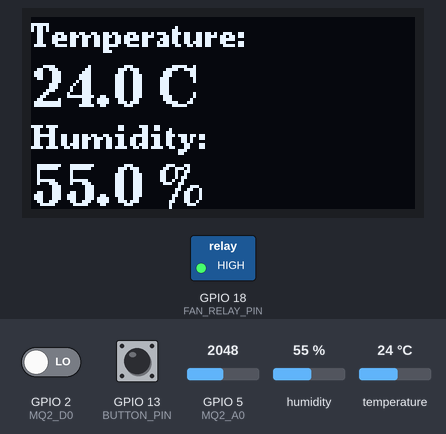
Bench run of a sketch on a simulated ESP32. On the bench: 128×64 one-colour display, switched loads named in the sketch (green lamp = pin HIGH). Inputs (shaded band) come from the test bench; at power-on: GPIO 5 (MQ2_A0) = 2048, humidity 55 %, temperature 24 °C, GPIO 2 (MQ2_D0) LOW, GPIO 13 (BUTTON_PIN) HIGH. WiFi joins after 1.5 s; servers stay silent unless stated; the local clock reads 2024-03-15 10:24:30 at power-on unless the sketch sets it; what the sketch prints to the serial monitor is not drawn.

Above: at 4.0 s.
4.1 s: GPIO 5 (MQ2_A0) set to 657
At 5.0 s:
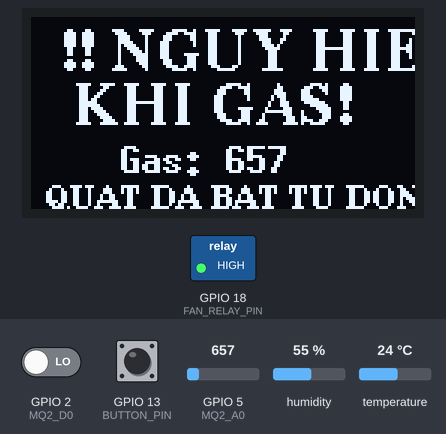
6.0 s: GPIO 5 (MQ2_A0) set to 551
At 7.9 s:
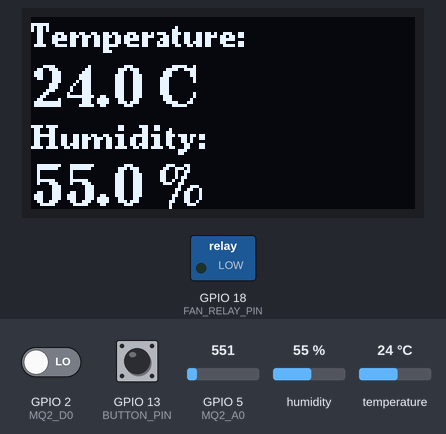
8.2 s: humidity set to 22 %
At 10.5 s:
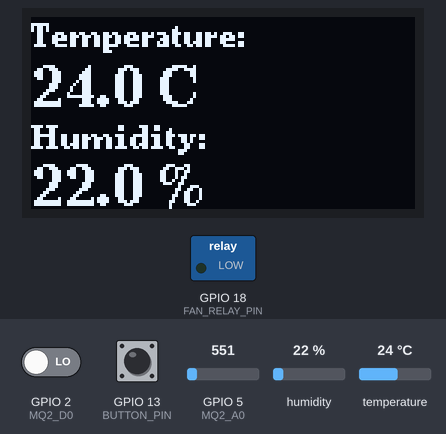
10.9 s: temperature set to 12 °C
At 12.7 s:
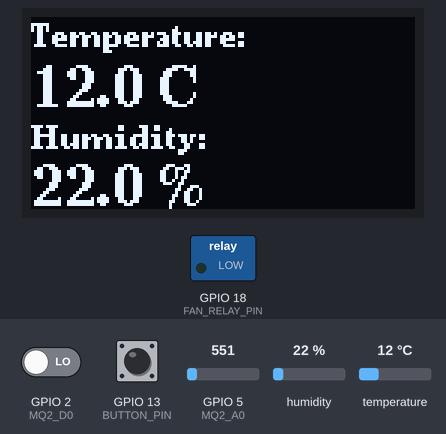
13.0 s: GPIO 5 (MQ2_A0) set to 640
At 14.0 s:
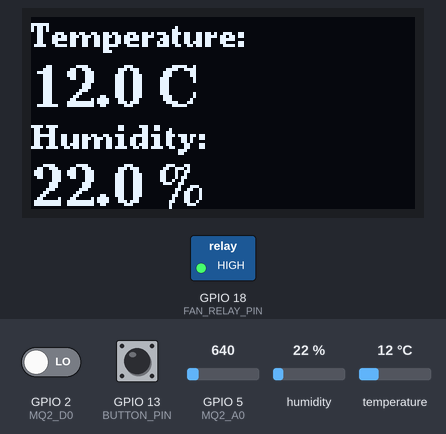
16.0 s: humidity set to 40 %
At 18.3 s:
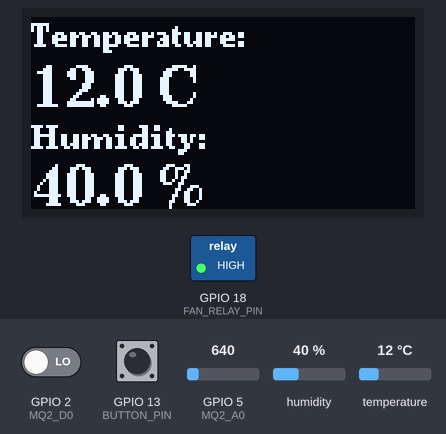
Timing chart, 0 to 19.8 s (numbered marks = the images above; inputs shaded):
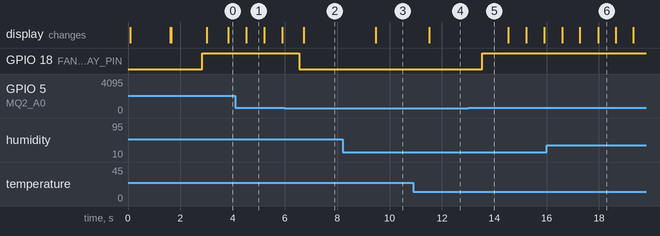

The sketch:

DHT11.ino
```cpp
#include <Wire.h>
#include <U8g2lib.h>
#include <WiFi.h>
#include <Firebase_ESP_Client.h>
#include "addons/TokenHelper.h"
#include "addons/RTDBHelper.h"
#include <DHT.h>
#include <time.h>

// ===== OLED =====
U8G2_SH1106_128X64_NONAME_F_HW_I2C u8g2(U8G2_R0, U8X8_PIN_NONE);

// ===== WIFI =====
#define WIFI_SSID     "Tầng 3"
#define WIFI_PASSWORD "88888888"

// ===== FIREBASE =====
#define API_KEY      "AIzaSyBGLN7JVyZU8T_DRnqIP1BUE4b1p3-dv3M"
#define DATABASE_URL "https://esp32-c9b75-default-rtdb.asia-southeast1.firebasedatabase.app/"
#define USER_EMAIL    "Hungnguyen221104@gmail.com"
#define USER_PASSWORD "123456"

// ===== DHT =====
#define DHTPIN  4
#define DHTTYPE DHT11
DHT dht(DHTPIN, DHTTYPE);

// ===== MQ2 =====
#define MQ2_A0 5
#define MQ2_D0 2

// ===== RELAY & NUT NHAN =====
#define FAN_RELAY_PIN  18
#define BUTTON_PIN     13

// ===== NGUONG GAS =====
#define GAS_DANGER_THRESHOLD  600
#define GAS_SAFE_THRESHOLD    600
#define GAS_WARNING_THRESHOLD 300

// ===== FIREBASE OBJECTS =====
FirebaseData fbdo;    // doc/ghi cam bien
FirebaseData fbdo2;   // notification gas
FirebaseData fbdo3;   // cap nhat trang thai quat
FirebaseData fbdo4;   // notification nut nhan thu cong
FirebaseAuth auth;
FirebaseConfig config;

String userUID       = "";
String lastGasStatus = "";
bool   firebaseReady = false;

const String fanDeviceId = "-OvLD7bW7bkRn_5Sr5uG";

// ===== TRANG THAI =====
bool fanIsOn = false;

// ===== CHONG DOI NUT =====
bool          lastBtnState  = HIGH;
bool          stableBtnState = HIGH;
unsigned long lastDebounce  = 0;
#define DEBOUNCE_MS 50

// ===== NHAP NHAY OLED =====
bool          blinkState = false;
unsigned long lastBlink  = 0;
#define BLINK_MS 500

// ===== KHAI BAO HAM =====
void showScreenNormal(float t, float h, int gas, String gasStatus);
void showScreenDanger(int gas);
void showOLED(const char* l1, const char* l2, const char* l3, const char* l4);
void setFan(bool on, bool sendNotif);
void updateFanFirebase(bool on);
void pushNotification(FirebaseData &fd, String title, String message, int gasVal = -1);

// =====================================================
void setup() {
  Serial.begin(115200);

  Wire.begin(41, 42);
  u8g2.begin();
  showOLED("Booting...", "", "", "");

  dht.begin();
  pinMode(MQ2_D0, INPUT);

  pinMode(FAN_RELAY_PIN, OUTPUT);
  digitalWrite(FAN_RELAY_PIN, LOW);
  fanIsOn = false;

  pinMode(BUTTON_PIN, INPUT_PULLUP);

  WiFi.begin(WIFI_SSID, WIFI_PASSWORD);
  showOLED("Connecting", "WiFi...", "", "");
  while (WiFi.status() != WL_CONNECTED) { delay(500); }
  showOLED("WiFi OK", WiFi.localIP().toString().c_str(), "", "");

  configTime(7 * 3600, 0, "pool.ntp.org", "time.nist.gov");

  config.api_key      = API_KEY;
  config.database_url = DATABASE_URL;
  auth.user.email     = USER_EMAIL;
  auth.user.password  = USER_PASSWORD;
  config.token_status_callback = tokenStatusCallback;
  config.timeout.serverResponse = 10 * 1000;
  Firebase.begin(&config, &auth);
  Firebase.reconnectWiFi(true);

  showOLED("Firebase", "Logging in...", "", "");
  while (auth.token.uid == "") { delay(500); }

  userUID       = auth.token.uid.c_str();
  firebaseReady = true;
  showOLED("Firebase OK", userUID.substring(0, 16).c_str(), "", "");
  delay(1000);

  updateFanFirebase(false);
}

// =====================================================
void loop() {
  unsigned long now = millis();

  // ===== XU LY NUT NHAN - Toggle ON/OFF don gian =====
  bool btnReading = digitalRead(BUTTON_PIN);
  if (btnReading != lastBtnState) lastDebounce = now;

  if ((now - lastDebounce) > DEBOUNCE_MS) {
    if (btnReading == LOW && stableBtnState == HIGH) {
      // Nhan nut -> dao trang thai quat
      bool newState = !fanIsOn;
      setFan(newState, true); // true = gui notification
      Serial.println(newState ? ">> NUT: Bat quat" : ">> NUT: Tat quat");
    }
    stableBtnState = btnReading;
  }
  lastBtnState = btnReading;

  // ===== DOC CAM BIEN =====
  float t      = dht.readTemperature();
  float h      = dht.readHumidity();
  int   gas    = analogRead(MQ2_A0);
  int   gasAlert = digitalRead(MQ2_D0);

  String gasStatus;
  if      (gas < GAS_WARNING_THRESHOLD) gasStatus = "SAFE";
  else if (gas < GAS_DANGER_THRESHOLD)  gasStatus = "WARNING";
  else                                  gasStatus = "DANGER";

  // ===== LOGIC TU DONG QUAT (theo gas) =====
  if (gas >= GAS_DANGER_THRESHOLD && !fanIsOn) {
    setFan(true, false); // false = khong gui notification nut nhan
    Serial.println(">> AUTO: Gas nguy hiem -> BAT QUAT");
  } else if (gas < GAS_SAFE_THRESHOLD && fanIsOn) {
    setFan(false, false);
    Serial.println(">> AUTO: Gas an toan -> TAT QUAT");
  }

  // ===== OLED =====
  if (gasStatus == "DANGER") {
    if (now - lastBlink >= BLINK_MS) { blinkState = !blinkState; lastBlink = now; }
    if (blinkState) showScreenDanger(gas);
    else            showScreenNormal(t, h, gas, gasStatus);
  } else {
    showScreenNormal(t, h, gas, gasStatus);
  }

  // ===== FIREBASE =====
  if (firebaseReady && Firebase.ready()) {

    String sensorPath = "/users/" + userUID + "/sensors/device1";
    FirebaseJson sensorJson;
    sensorJson.set("temperature",  t);
    sensorJson.set("humidity",     h);
    sensorJson.set("gas_value",    gas);
    sensorJson.set("gas_detected", gasAlert);
    sensorJson.set("gas_status",   gasStatus);
    sensorJson.set("userId",       userUID);

    if (!Firebase.RTDB.setJSON(&fbdo, sensorPath, &sensorJson))
      Serial.println("!! Cam bien ERR: " + fbdo.errorReason());

    // Notification khi gas chuyen sang DANGER
    if (gasStatus == "DANGER" && lastGasStatus != "DANGER") {
      pushNotification(fbdo2, "CẢNH BÁO GAS",
                       "Phát hiện khí gas nguy hiểm!", gas);
      Serial.println(">> Gas DANGER -> Notification");
    }
  }

  lastGasStatus = gasStatus;
  delay(500);
}

// =====================================================
// Bat/Tat relay + cap nhat Firebase + (tuy chon) notification
// =====================================================
void setFan(bool on, bool sendNotif) {
  if (fanIsOn == on) return;
  fanIsOn = on;
  digitalWrite(FAN_RELAY_PIN, on ? HIGH : LOW);
  updateFanFirebase(on);

  if (sendNotif) {
    if (on) pushNotification(fbdo4, "THIẾT BỊ BẬT", "Quạt đã được bật thủ công.");
    else    pushNotification(fbdo4, "THIẾT BỊ TẮT", "Quạt đã được tắt thủ công.");
  }
}

void updateFanFirebase(bool on) {
  if (!(firebaseReady && Firebase.ready())) return;
  String path = "/users/" + userUID + "/devices/" + fanDeviceId + "/status";
  if (!Firebase.RTDB.setString(&fbdo3, path, on ? "ON" : "OFF"))
    Serial.println("!! Fan status ERR: " + fbdo3.errorReason());
}

// =====================================================
// Push notification len Firebase
// =====================================================
void pushNotification(FirebaseData &fd, String title, String message, int gasVal) {
  if (!(firebaseReady && Firebase.ready())) return;

  time_t t_now; time(&t_now);
  String notiPath = "/users/" + userUID + "/notifications";

  FirebaseJson notiJson;
  notiJson.set("title",   title);
  notiJson.set("message", message);
  notiJson.set("time",    (int)t_now);
  notiJson.set("userId",  userUID);
  if (gasVal >= 0) notiJson.set("gas_value", gasVal);

  if (Firebase.RTDB.pushJSON(&fd, notiPath, &notiJson))
    Serial.println(">> Notification OK: " + title + " | " + fd.pushName());
  else
    Serial.println("!! Notification ERR: " + fd.errorReason());
}

// =====================================================
// MAN HINH BINH THUONG
// =====================================================
void showScreenNormal(float t, float h, int gas, String gasStatus) {
  u8g2.clearBuffer();
  char buf[32];

  u8g2.setFont(u8g2_font_ncenB08_tr);
  u8g2.drawStr(0, 10, "Temperature:");

  u8g2.setFont(u8g2_font_ncenB14_tr);
  snprintf(buf, sizeof(buf), "%.1f C", t);
  u8g2.drawStr(0, 30, buf);

  u8g2.setFont(u8g2_font_ncenB08_tr);
  u8g2.drawStr(0, 44, "Humidity:");

  u8g2.setFont(u8g2_font_ncenB14_tr);
  snprintf(buf, sizeof(buf), "%.1f %%", h);
  u8g2.drawStr(0, 63, buf);

  u8g2.sendBuffer();
}

// =====================================================
// MAN HINH CANH BAO DANGER
// =====================================================
void showScreenDanger(int gas) {
  u8g2.clearBuffer();
  u8g2.setFont(u8g2_font_ncenB14_tr);
  u8g2.drawStr(10, 18, "!! NGUY HIEM");
  u8g2.drawStr(15, 36, "KHI GAS!");
  u8g2.setFont(u8g2_font_7x13B_tr);
  char buf[24];
  snprintf(buf, sizeof(buf), "Gas: %d", gas);
  u8g2.drawStr(30, 52, buf);
  u8g2.setFont(u8g2_font_ncenB08_tr);
  u8g2.drawStr(5, 64, "QUAT DA BAT TU DONG");
  u8g2.sendBuffer();
}

// =====================================================
// Helper OLED 4 dong (boot)
// =====================================================
void showOLED(const char* l1, const char* l2, const char* l3, const char* l4) {
  u8g2.clearBuffer();
  u8g2.setFont(u8g2_font_ncenB08_tr);
  if (l1 && strlen(l1)) u8g2.drawStr(0, 13, l1);
  if (l2 && strlen(l2)) u8g2.drawStr(0, 28, l2);
  if (l3 && strlen(l3)) u8g2.drawStr(0, 43, l3);
  if (l4 && strlen(l4)) u8g2.drawStr(0, 58, l4);
  u8g2.sendBuffer();
}
```

Measured:
- the behaviour switches between 600 and 599 on GPIO 5 (MQ2_A0) (found by bisection; images 1 and 2)
- after the input at 4.1 s, the display: changes after 0.41 s (image 1)
- after the input at 6.0 s, GPIO 18 (FAN_RELAY_PIN): HIGH → LOW after 0.54 s
- after the input at 8.2 s, the display: changes after 1.3 s (image 3)
- after the input at 10.9 s, the display: changes after 0.61 s (image 4)
- after the input at 13.0 s, GPIO 18 (FAN_RELAY_PIN): LOW → HIGH after 0.54 s
- after the input at 16.0 s, the display: first differs from a run without the input after 2.0 s (image 6)
